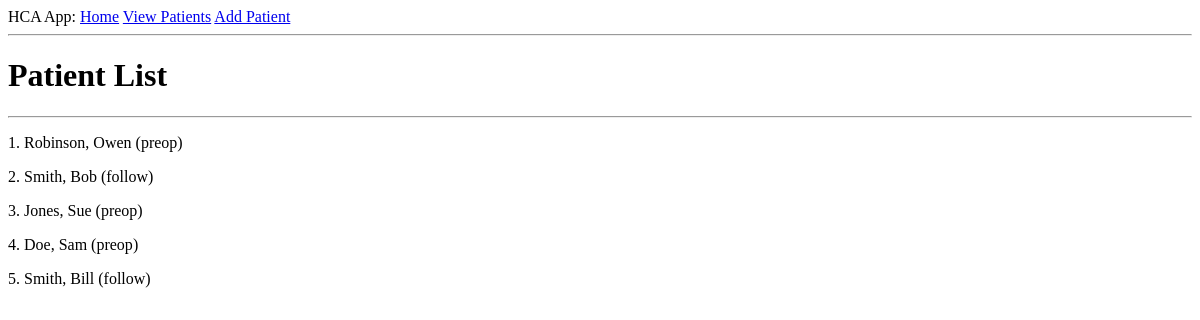
The app's page /patients/, older data.
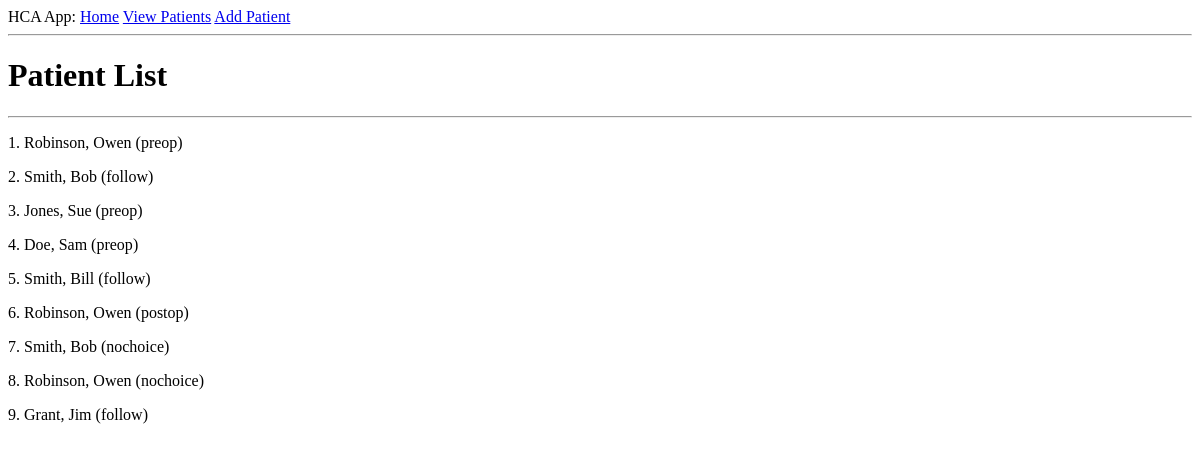
The same page, newer data.
### app/patients/patient_model.py (models this page shows, shortened)
class Patient(db.Model):
    id = db.Column(db.Integer, primary_key=True)
    first_name = db.Column(db.String(30), index=True, nullable=False)
    last_name = db.Column(db.String(30), index=True, nullable=False)
    status = db.Column(db.String(30), index=True)

### app/patients/patient.py (the view)
@patient_bp.route('/')
def view_patient_list():
    patient_list = Patient.query.all()
    return render_template('patients.html', title="Patient List", patient_list=patient_list)

### app/patients/templates/patients.html
{% extends "base.html" %}
{% block content %}
    <h1>Patient List</h1>
    <hr>
    {% for patient in patient_list %}
    <p>
        {{ patient.id }}. {{ patient.last_name }}, {{ patient.first_name }} ({{ patient.status }})
    </p>
    {% endfor %}
{% endblock %}

### app/templates/base.html (shortened to what this page needs)
<!DOCTYPE html>
<html lang="en">
<head>
</head>
<body>
    <div>HCA App:
        <a href="/index">Home</a>
        <a href="/patients">View Patients</a>
        <a href="/patients/new">Add Patient</a>
    </div>
    <hr>
    {% block content %}{% endblock %}
</body>
</html>

Row changes from the older to the newer data that the page shows:
added Patient: id "6", last_name "Robinson", first_name "Owen", status "postop"
added Patient: id "7", last_name "Smith", first_name "Bob", status "nochoice"
added Patient: id "8", last_name "Robinson", first_name "Owen", status "nochoice"
added Patient: id "9", last_name "Grant", first_name "Jim", status "follow"
